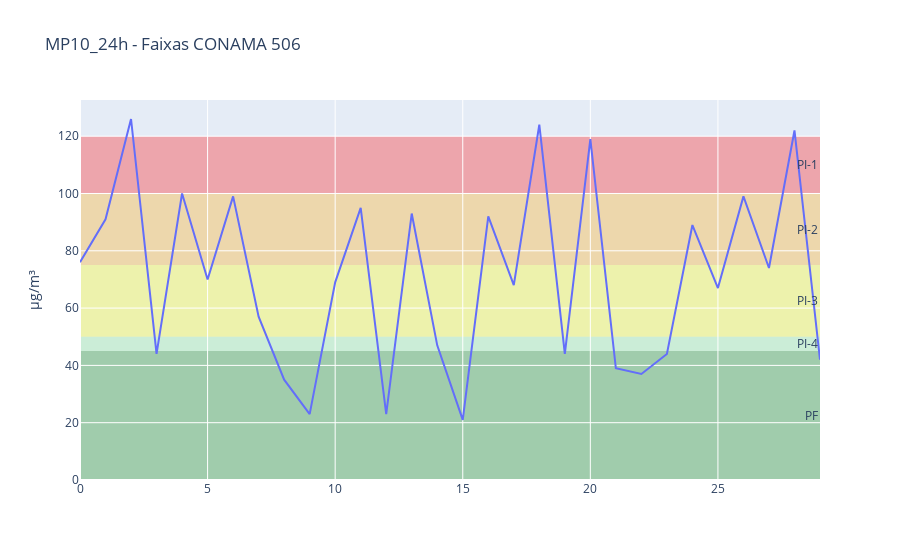

The code cell stored with this chart in its notebook:
### Code cell
import pandas as pd
import plotly.graph_objects as go

# lê o CSV
df_fases = pd.read_csv("https://lcqar.ufsc.br/files/2023/fases_CONAMA506.csv")

# filtra para o poluente desejado
poluente = "MP10_24h"
df_pol = df_fases[df_fases["pollutant"] == poluente]

# cria figura
fig = go.Figure()

# adiciona faixas de cada fase
for _, row in df_pol.iterrows():
    fig.add_hrect(
        y0=row["y0"], y1=row["y1"],
        line_width=0,
        fillcolor=row["color"],
        layer="below",
        annotation_text=row["phase"],
        annotation_position="right"
    )

# exemplo: série fictícia de dados observados
import numpy as np
fig.add_scatter(
    y=np.random.randint(20, 130, size=30),
    mode='lines',
    name=f"{poluente} observado"
)

fig.update_layout(
    title=f"{poluente} - Faixas CONAMA 506",
    yaxis_title="µg/m³"
)

fig.show()

### Figure 1 — Plotly figure (JSON) as saved in the notebook; plotly's stock layout.template omitted (floating-point values rounded to 4 significant figures)
{"data": [{"mode": "lines", "name": "MP10_24h observado", "type": "scatter", "y": [76, 91, 126, 44, 100, 70, 99, 57, 35, 23, 69, 95, 23, 93, 47, 21, 92, 68, 124, 44, 119, 39, 37, 44, 89, 67, 99, 74, 122, 42]}], "layout": {"annotations": [{"showarrow": false, "text": "PI-1", "x": 1, "xanchor": "right", "xref": "x domain", "y": 110.0, "yanchor": "middle", "yref": "y"}, {"showarrow": false, "text": "PI-2", "x": 1, "xanchor": "right", "xref": "x domain", "y": 87.5, "yanchor": "middle", "yref": "y"}, {"showarrow": false, "text": "PI-3", "x": 1, "xanchor": "right", "xref": "x domain", "y": 62.5, "yanchor": "middle", "yref": "y"}, {"showarrow": false, "text": "PI-4", "x": 1, "xanchor": "right", "xref": "x domain", "y": 47.5, "yanchor": "middle", "yref": "y"}, {"showarrow": false, "text": "PF", "x": 1, "xanchor": "right", "xref": "x domain", "y": 22.5, "yanchor": "middle", "yref": "y"}], "shapes": [{"fillcolor": "rgba(255,0,0,0.3)", "layer": "below", "line": {"width": 0}, "type": "rect", "x0": 0, "x1": 1, "xref": "x domain", "y0": 100.0, "y1": 120.0, "yref": "y"}, {"fillcolor": "rgba(255,165,0,0.3)", "layer": "below", "line": {"width": 0}, "type": "rect", "x0": 0, "x1": 1, "xref": "x domain", "y0": 75.0, "y1": 100.0, "yref": "y"}, {"fillcolor": "rgba(255,255,0,0.3)", "layer": "below", "line": {"width": 0}, "type": "rect", "x0": 0, "x1": 1, "xref": "x domain", "y0": 50.0, "y1": 75.0, "yref": "y"}, {"fillcolor": "rgba(144,238,144,0.3)", "layer": "below", "line": {"width": 0}, "type": "rect", "x0": 0, "x1": 1, "xref": "x domain", "y0": 45.0, "y1": 50.0, "yref": "y"}, {"fillcolor": "rgba(0,128,0,0.3)", "layer": "below", "line": {"width": 0}, "type": "rect", "x0": 0, "x1": 1, "xref": "x domain", "y0": 0.0, "y1": 45.0, "yref": "y"}], "title": {"text": "MP10_24h - Faixas CONAMA 506"}, "yaxis": {"title": {"text": "µg/m³"}}}}
